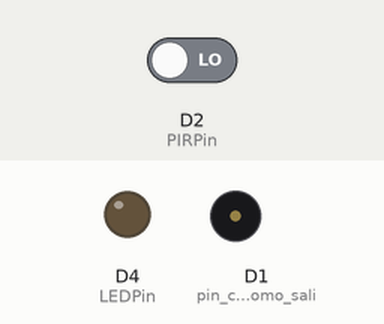
A sketch run on a simulated ESP8266 (NodeMCU). On the bench: output pins drawn as LEDs (lit = HIGH), buzzer (waves = sounding). Dashed ring = blinking. The inputs (shaded band) are chosen by the test bench; at power-on: D2 (PIRPin) LOW.

Above: at 1.2 s.
1.3 s: D2 (PIRPin) driven HIGH
At 2.2 s:
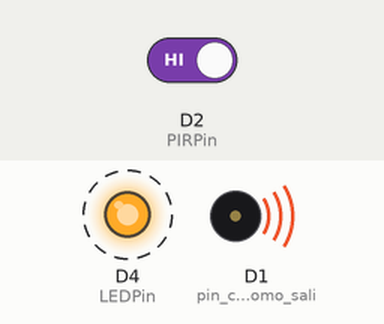
4.3 s: D2 (PIRPin) driven LOW
At 6.3 s:
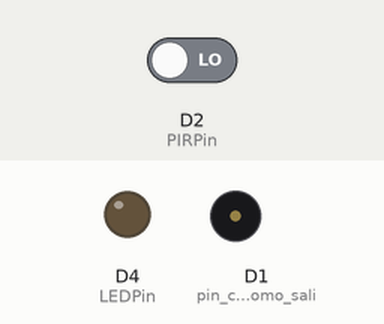
Timing chart, 0 to 7.8 s (numbered marks = the images above; inputs shaded):
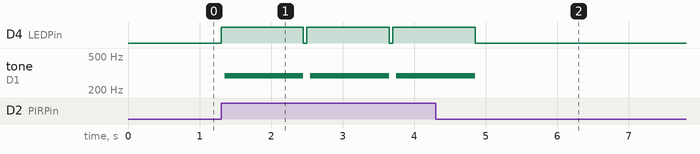

The sketch:

SensorPir24_sonidoESP8266.ino
```cpp
const int LEDPin= D4;
const int PIRPin= D2;

void setup()
{
  pinMode(LEDPin, OUTPUT);
  pinMode(PIRPin, INPUT);
  pinMode (D1, OUTPUT); //pin configurado como salida
}

void loop()
{
  int value= digitalRead(PIRPin);

  if (value == HIGH)
  {
    digitalWrite(LEDPin, HIGH);
    delay(50);
    piratas ();
    digitalWrite(LEDPin, LOW);
    delay(50);
  }
  else
  {
    digitalWrite(LEDPin, LOW);
  }
}

void piratas (){

tone(D1, 293.66, 200);
delay(200);
tone(D1, 293.66, 100);
delay(100);
tone(D1, 293.66, 200);
delay(200);
tone(D1, 293.66, 100);
delay(100);
tone(D1, 293.66, 200);
delay(200);
tone(D1, 293.66, 100);
delay(100);
tone(D1, 293.66, 100);
delay(100);
tone(D1, 293.66, 100);
delay(100);

}
```

Measured:
- after the input at 1.3 s, D4 (LEDPin): alternates HIGH for 1.2 s and LOW for 0.05 s, starting at once; tone on D1 (pin_configurado_como_sali): alternates 293 Hz for 1.1 s and silent for 0.10 s, starting after 0.05 s
- after the input at 4.3 s, D4 (LEDPin): goes on until 4.9 s, then stays LOW; tone on D1 (pin_configurado_como_sali): goes on until 4.9 s, then stays silent
